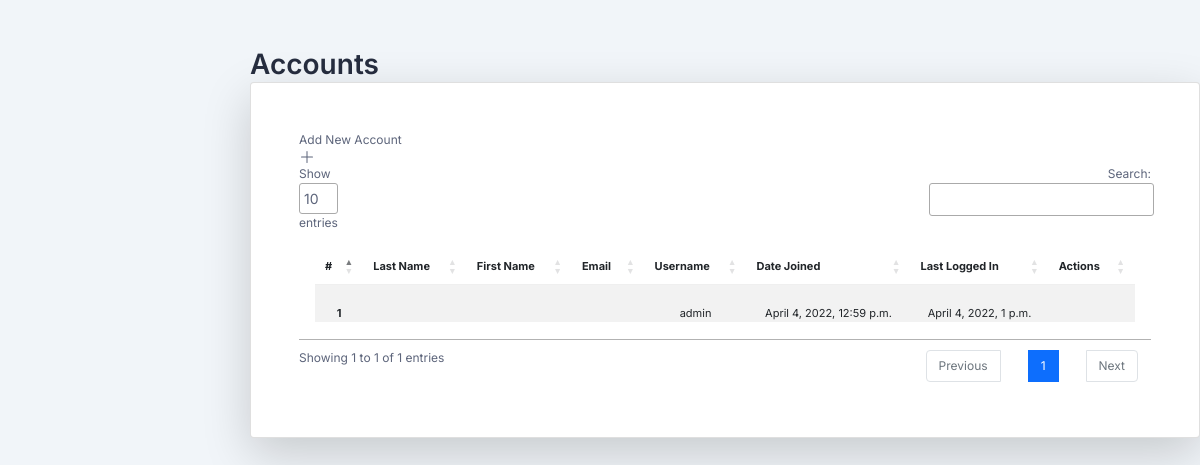
The app's page /account-list, older data.
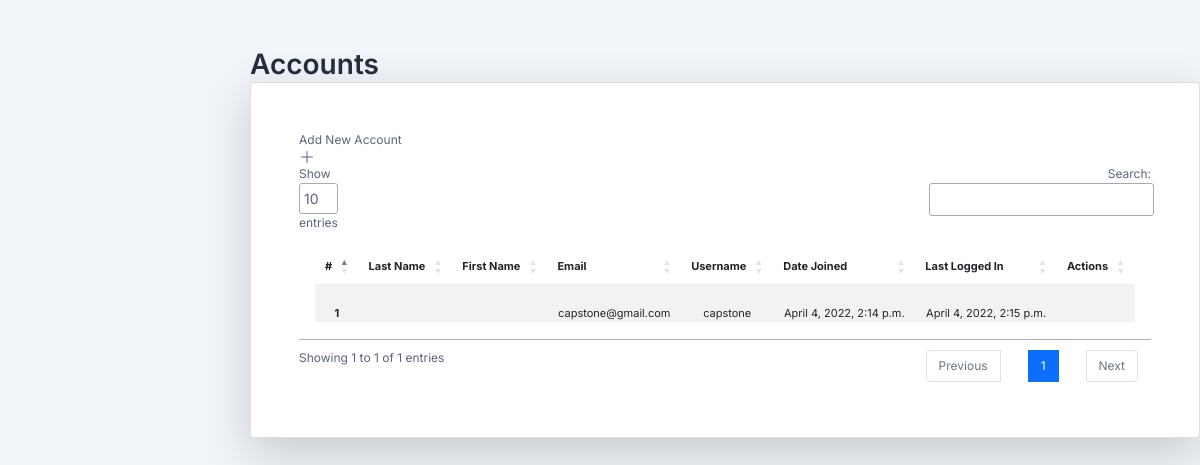
The same page, newer data.
### accounts/models.py (models this page shows)
class User(AbstractUser):
    is_admin = models.BooleanField(default=False)
    is_staff = models.BooleanField(default=False)

### accounts/views.py (the view)
# urls.py: path("account-list", accounts, name="account-list"),
def accounts(request):
    template_name = "user_accounts/accounts.html"
    accounts = User.objects.all()
    context = {"accounts":accounts}
    return render (request, template_name, context)

### accounts/templates/user_accounts/accounts.html (shortened to what this page needs)
{% extends 'base.html' %} {% block body %}
<link rel="stylesheet" type="text/css" href="https://cdn.datatables.net/1.11.5/css/jquery.dataTables.css">
<div class="container-fluid mt-5 p-0" style="font-size: 12px">
  <h2>Accounts</h2>
  <div
    class="card p-5 shadow-lg p-3 mb-5 bg-white rounded text-decoration-none"
  >
    <!-- <a
      href="{% url 'orders-add' %}"
      class="btn btn-primary w-25"
      style="font-size: 12px"
    > -->
      Add New Account
      <svg
        xmlns="http://www.w3.org/2000/svg"
        width="16"
        height="16"
        fill="currentColor"
        class="bi bi-plus-lg"
        viewBox="0 0 16 16"
      >
        <path
          fill-rule="evenodd"
          d="M8 2a.5.5 0 0 1 .5.5v5h5a.5.5 0 0 1 0 1h-5v5a.5.5 0 0 1-1 0v-5h-5a.5.5 0 0 1 0-1h5v-5A.5.5 0 0 1 8 2Z"
        />
      </svg>
    <table class="table table-striped bg-white p-3" id="accountsTable" style="font-size: 11px;">
      <thead>
        <tr class="text-center">
          <th scope="col">#</th>
          <th scope="col">Last Name</th>
          <th scope="col">First Name</th>
          <th scope="col">Email</th>
          <th scope="col">Username</th>
          <th scope="col">Date Joined</th>
          <th scope="col">Last Logged In</th>
          <th scope="col">Actions</th>
        </tr>
      </thead>
      <tbody>
        {% for list in accounts %}
        <tr class="text-center">
          <th scope="row">{{forloop.counter}}</th>
          <td>{{list.last_name|default_if_none:"Not Available"}}</td>
          <td>{{list.first_name}}</td>
          <td>{{list.email}}</td>
          <td>{{list.username}}</td>
          <td>{{list.date_joined}}</td>
          <td>{{list.last_login}}</td>
          <td>{{list.status}}</td>
        </tr>
        {% endfor %}
      </tbody>
    </table>
  </div>
</div>
{% endblock %}

### templates/base.html (shortened to what this page needs)
<!DOCTYPE html>
{% load static %}
<html lang="en">
  <head>
    <link rel="stylesheet" href="{% static 'assets/css/bootstrap.min.css' %}" />
    <link rel="stylesheet" href="{% static 'assets/css/lineicons.css' %}" />
    <link
      rel="stylesheet"
      href="{% static 'assets/css/materialdesignicons.min.css' %}"
    />
    <link rel="stylesheet" href="{% static 'assets/css/fullcalendar.css' %}" />
    <link rel="stylesheet" href="{% static 'assets/css/fullcalendar.css' %}" />
    <link rel="stylesheet" href="{% static 'assets/css/main.css' %}" />
    <link
      rel="stylesheet"
      href="https://cdn.jsdelivr.net/npm/uikit@3.9.4/dist/css/uikit.min.css"
    />
  </head>
  <body>
    <main class="main-wrapper">
      {% block body %} {% endblock %}
    </main>
  </body>
</html>

### static/assets/css/fullcalendar.css (style rules this page uses)
:root { --fc-daygrid-event-dot-width: 8px; }
:root { --fc-list-event-dot-width: 10px; --fc-list-event-hover-bg-color: #f5f5f5; }

Row changes from the older to the newer data that the page shows:
removed User: username "admin", date_joined "April 4, 2022, 12:59 p.m.", last_login "April 4, 2022, 1 p.m."
added User: email "capstone@gmail.com", username "capstone", date_joined "April 4, 2022, 2:14 p.m.", last_login "April 4, 2022, 2:15 p.m."
